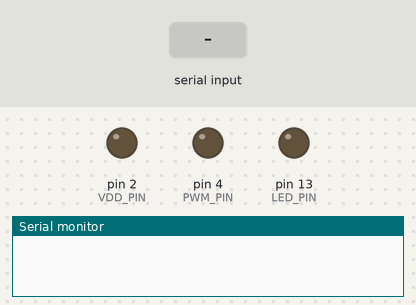
Simulated run of this sketch. Board: Arduino Uno, built with avr-gcc and run on an emulated ATmega328P. Parts: output pins drawn as LEDs (lit = HIGH), the last lines printed to the serial monitor. Inputs (shaded band) come from the test bench. Pins used as bus, display or sensor lines are not drawn.

Above: at 1.3 s.
1.4 s: ">" received over Serial
At 2.0 s:
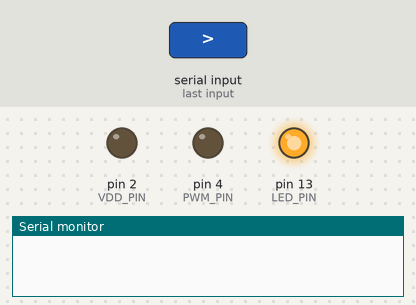
At 25.9 s:
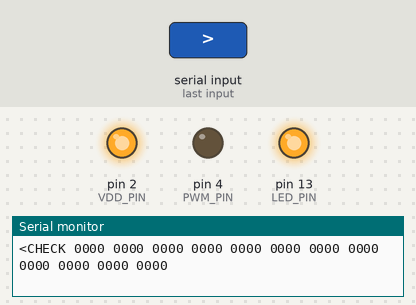
Timing chart, 0 to 27.0 s (numbered marks = the images above; inputs shaded):
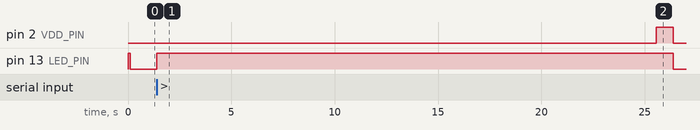

The sketch:

arduino-hcs-programmer.ino
```cpp
/*
 HCS Programmer
 By Liyanboy74
 https://github.com/liyanboy74
*/

#include <stdio.h>

#define DEBUG 1

#define LED_PIN LED_BUILTIN

#define VDD_PIN 2
#define CLK_PIN 3
#define PWM_PIN 4

uint8_t Byte,i,j,WH,WL;
uint16_t Data[12];
uint16_t DataVF[12];

#if(DEBUG)
char buffer[80];
#endif

void config_pwm_out()
{
  pinMode(PWM_PIN,OUTPUT);
  digitalWrite(PWM_PIN,LOW);
}

void config_pwm_in()
{
  digitalWrite(PWM_PIN,LOW);
  pinMode(PWM_PIN,INPUT);
}

void setup()
{
  Serial.begin(9600);

  pinMode(LED_PIN,OUTPUT);
  digitalWrite(LED_PIN,LOW);

  pinMode(VDD_PIN,OUTPUT);
  digitalWrite(VDD_PIN,LOW);

  pinMode(CLK_PIN,OUTPUT);
  digitalWrite(CLK_PIN,LOW);

  config_pwm_out();

  digitalWrite(LED_PIN,HIGH);
  delay(100);
  digitalWrite(LED_PIN,LOW);
}

void loop()
{
  if(Serial.available())
  {
    if(Serial.readBytes(&Byte,1))
    {
      if(Byte=='!')
      {
        digitalWrite(LED_PIN,HIGH);
        Serial.println("!Arduino HCS301 Programmer V0.1");
        digitalWrite(LED_PIN,LOW);
      }
      else if(Byte=='>')
      {
        digitalWrite(LED_PIN,HIGH);
        delay(150);
        for(i=0;i<12;i++)
        {
          Serial.readBytes(&WH,1);
          Serial.readBytes(&WL,1);
          Data[i]=(WH<<8)|WL;
        }

        #if(DEBUG)
        sprintf(buffer,"<CHECK %04X %04X %04X %04X %04X %04X %04X %04X %04X %04X %04X %04X",Data[0],Data[1],Data[2],Data[3],Data[4],Data[5],Data[6],Data[7],Data[8],Data[9],Data[10],Data[11]);
        Serial.println(buffer);
        #endif

        config_pwm_out();

        digitalWrite(VDD_PIN,HIGH);
        delay(10); //StartUp time for FMD
        digitalWrite(CLK_PIN,HIGH);
        digitalWrite(PWM_PIN,LOW);
        delay(4);
        digitalWrite(PWM_PIN,HIGH);
        delay(4);
        digitalWrite(CLK_PIN,LOW);
        digitalWrite(PWM_PIN,LOW);
        delay(5);
        for(i=0;i<12;i++)
        {
          for(j=0;j<16;j++)
          {
            if((Data[i]>>j)&0x0001)digitalWrite(PWM_PIN,HIGH);
            else digitalWrite(PWM_PIN,LOW);
            digitalWrite(CLK_PIN,HIGH);
            delayMicroseconds(100);
            digitalWrite(CLK_PIN,LOW);
            delayMicroseconds(100);
          }
          digitalWrite(PWM_PIN,LOW);
          if(i==11)config_pwm_in();
          delay(60);
        }

        for(i=0;i<12;i++)
        {
          DataVF[i]=0;
          for(j=0;j<16;j++)
          {
            digitalWrite(CLK_PIN,HIGH);
            DataVF[i]|=((digitalRead(PWM_PIN))?1:0)<<j;
            delayMicroseconds(100);
            digitalWrite(CLK_PIN,LOW);
            delayMicroseconds(100);
          }
        }

        #if(DEBUG)
        sprintf(buffer,"<VERIFY %04X %04X %04X %04X %04X %04X %04X %04X %04X %04X %04X %04X",DataVF[0],DataVF[1],DataVF[2],DataVF[3],DataVF[4],DataVF[5],DataVF[6],DataVF[7],DataVF[8],DataVF[9],DataVF[10],DataVF[11]);
        Serial.println(buffer);
        #endif

        digitalWrite(VDD_PIN,LOW);
        config_pwm_out();

        digitalWrite(LED_PIN,LOW);

        delay(100); // Slow down print data!

        j=0;
        for(i=0;i<12;i++)if(Data[i]!=DataVF[i])j++;
        if(j)Serial.println("eVerify not match!");
        else Serial.println("<Verify Done Successfuly!");

      }
    }
  }
}
```

Measured:
- after the input at 1.4 s, pin 2 (VDD_PIN): LOW → HIGH after 24.2 s, → LOW 0.83 s later; pin 13 (LED_PIN): LOW → HIGH at once, → LOW 25.0 s later
